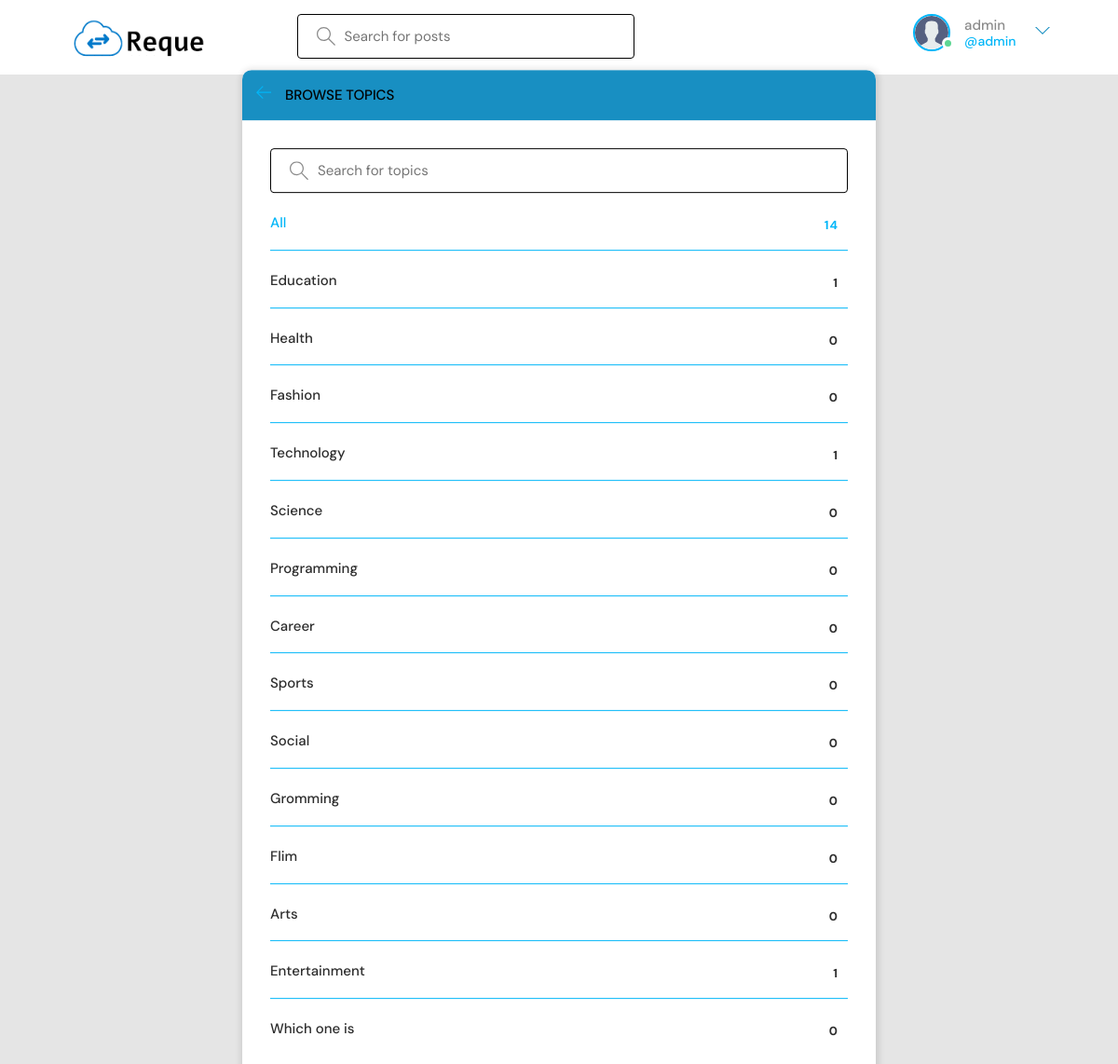
Page /topics/ (signed in) on the committed database.
### base/models.py (models this page shows, shortened)
class User(AbstractUser):
    username = models.CharField(max_length=200,unique=True, null=True)
    name = models.CharField(max_length=200, null=True)
    email = models.EmailField(unique=True, null=True)
    bio = models.TextField(null=True)
    avatar = models.ImageField(null=True, default="avatar.svg")
    USERNAME_FIELD = 'email'
    REQUIRED_FIELDS = ['username']

class Topic(models.Model):
    name = models.CharField(max_length=200)

### base/views.py (the view)
# urls.py: path('topics/', views.topicsPage, name="topics"),
def topicsPage(request):
    q = request.GET.get('q') if request.GET.get('q') != None else ''
    topics = Topic.objects.filter(name__icontains=q)
    return render(request, 'base/topics.html', {'topics': topics})

### base/templates/base/topics.html (shortened to what this page needs)
{% extends 'main.html' %}
{% block content %}
<main class="create-room layout">
  <div class="container">
    <div class="layout__box">
      <div class="layout__boxHeader">
        <div class="layout__boxTitle">
          <a href="{% url 'home' %}">
            <svg version="1.1" xmlns="http://www.w3.org/2000/svg" width="32" height="32" viewBox="0 0 32 32">
              <title>arrow-left</title>
              <path
                d="M13.723 2.286l-13.723 13.714 13.719 13.714 1.616-1.611-10.96-10.96h27.625v-2.286h-27.625l10.965-10.965-1.616-1.607z">
              </path>
            </svg>
          </a>
          <h3>Browse Topics</h3>
        </div>
      </div>
      <div class="topics-page layout__body">
        <form action="" method="GET" class="header__search">
          <label>
            <input name="q" placeholder="Search for topics" />
          </label>
        </form>
        <ul class="topics__list">
          <li>
            <a href="{% url 'topics' %}" class="active">All <span>{{topics.count}}</span></a>
          </li>
          {% for topic in topics %}
          <li>
            <a href="{% url 'home' %}?q={{topic.name}}">{{ topic.name }} <span>{{topic.room_set.all.count}}</span></a>
          </li>
          {% endfor %}
        </ul>
      </div>
    </div>
  </div>
</main>
{% endblock content %}

### templates/navbar.html (shortened to what this page needs)
{% load static %}
<header class="header header--loggedIn">
    <div class="container">
        <a href="{% url 'home' %}" class="header__logo">
            <img src="{% static 'images/logo.png' %}" />
        </a>
        <form class="header__search" method="GET" action="{% url 'home' %}">
            <label>
                <input name="q" placeholder="Search for posts" />
            </label>
        </form>
        <nav class="header__menu">
            {% if request.user.is_authenticated %}
            <div class="header__user">
                <a href="{% url 'user-profile' user.id %}">
                    <div class="avatar avatar--medium active">
                        <img src="{{request.user.avatar.url}}" />
                    </div>
                    <p>{{request.user.username}} <span>@{{request.user.username}}</span></p>
                </a>
                <button class="dropdown-button">
                    <svg version="1.1" xmlns="http://www.w3.org/2000/svg" width="32" height="32" viewBox="0 0 32 32">
                        <title>chevron-down</title>
                        <path d="M16 21l-13-13h-3l16 16 16-16h-3l-13 13z"></path>
                    </svg>
                </button>
            </div>
            {% else %}
            <a href="{% url 'login' %}">
                <img src="{% static 'images/avatar.svg' %}" />
                <p>Login</p>
            </a>
            {% endif %}
        </nav>
    </div>
</header>

### static/styles/style.css (style rules this page uses)
:root { --color-main: #00b6f8; --color-main-light: #e1f6fb; --color-dark: #ffffff; --color-dark-medium: #00b6f8; --color-dark-light: #188fc2; --color-light: #000000; --color-gray: #8b8b8b; --color-light-gray: #2d2d2d; --color-bg: #e5e5e5; --color-success: #5dd693; --color-error: #fc4b0b; }
* { font-family: "DM Sans", -apple-system, BlinkMacSystemFont, "Segoe UI", Roboto, Oxygen, Ubuntu, Cantarell, "Open Sans", "Helvetica Neue", sans-serif; margin: 0; padding: 0; box-sizing: border-box; text-rendering: optimizeLegibility; font-size: inherit; }
html { font-size: 56.25%; }
@media only screen and (min-width: 1200px) { html { font-size: 62.5%; } }
body { line-height: 1.6; font-weight: 400; font-size: 1.5rem; color: var(--color-light-gray); background-color: var(--color-bg); min-height: 100vh; }
img { width: 100%; }
a { display: inline-block; color: var(--color-main); text-decoration: none; }
.container { max-width: 120rem; width: 90%; margin: auto; }
.avatar { position: relative; display: inline-block; border-radius: 50%; border: 2px solid var(--color-main); }
.avatar img { display: block; border-radius: 50%; object-fit: cover; object-position: center; }
.avatar::after { content: ""; display: block; position: absolute; background-color: var(--color-gray); z-index: 111; border-radius: 50%; border: 0.3rem solid var(--color-dark); }
.avatar.active::after { background-color: var(--color-success); }
.avatar.avatar--medium img { width: 3.6rem; height: 3.6rem; border-radius: 50%; }
.avatar.avatar--medium:after { width: 0.7rem; height: 0.7rem; bottom: 0px; right: -6px; }
.header { padding: 1.5rem; background-color: var(--color-dark); }
.header > .container { display: flex; gap: 9.5rem; }
.header__logo, .header__user { display: flex; gap: 2rem; align-items: center; }
.header__logo > img { height: 5rem; width: 15rem; }
.header__search > label { border: 1px solid black; background-color: white; padding: 1.3rem 1rem; display: flex; align-items: center; gap: 1rem; border-radius: 4px; }
.header__search svg { fill: var(--color-gray); width: 2rem; height: 2rem; margin-left: 1rem; }
.header__search input { width: 30rem; background: transparent; border: none; outline: none; color: var(--color-light); }
.header__menu { margin-left: auto; position: relative; }
.header__menu a { display: flex; gap: 1.5rem; align-items: center; font-weight: 500; text-decoration: none; color: var(--color-gray); }
.header__menu img { height: 3.6rem; }
.header__menu p { line-height: 1.2; }
.header__menu span { color: var(--color-main); font-weight: 500; font-size: 1.4rem; display: block; }
.header__menu svg { width: 1.6rem; height: 1.6rem; fill: var(--color-dark-light); }
.dropdown-button { background: transparent; border: 0; outline: 0; cursor: pointer; }
.layout { margin-top: 2.4rem; }
.layout > .container { display: flex; justify-content: space-between; align-items: flex-start; }
.layout__box { width: 90%; max-width: 48rem; min-height: 40rem; position: absolute; top: 50%; left: 50%; transform: translate(-50%, -46%); background-color: var(--color-dark); border-radius: 1rem; box-shadow: 1px 1px 6px 3px rgba(0, 0, 0, 0.1); overflow: hidden; }
.layout__boxHeader { display: flex; padding: 1.5rem; background-color: var(--color-dark-light); }
.layout__boxTitle { display: flex; gap: 1.5rem; align-items: center; }
.layout__boxTitle h3 { text-transform: uppercase; font-weight: 500; color: var(--color-light); }
.layout__boxTitle svg { width: 1.6rem; height: 1.6rem; fill: var(--color-main); }
.layout__body { margin: 3rem; }
.topics__list { list-style: none; }
.topics__list li a { display: flex; justify-content: space-between; margin-bottom: 3rem; font-weight: 500; color: var(--color-light-gray); transition: all 0.3s ease-in-out; }
.topics__list li a.active, .topics__list li a:hover { color: var(--color-main); }
.topics__list li a span { padding: 0.5rem 1rem; background-color: var(--color-dark); border-radius: 3px; font-size: 1.3rem; font-weight: 700; letter-spacing: 1px; }
.topics-page .topics__list li:not(:last-child) a { margin: 2rem 0; padding-bottom: 1rem; text-decoration: none; border-bottom: 1px solid var(--color-dark-medium); }
.topics-page .header__search { display: block; }
.create-room.layout .layout__box { max-width: 68rem; }

### rows in the picture
User: user.avatar (placeholder picture), user.username "admin"
Topic: name "Education", room_set.all.count "1"
Topic: name "Health", room_set.all.count "0"
Topic: name "Fashion", room_set.all.count "0"
Topic: name "Technology", room_set.all.count "1"
Topic: name "Science", room_set.all.count "0"
Topic: name "Programming", room_set.all.count "0"
Topic: name "Career", room_set.all.count "0"
Topic: name "Sports", room_set.all.count "0"
Topic: name "Social", room_set.all.count "0"
Topic: name "Gromming", room_set.all.count "0"
Topic: name "Flim", room_set.all.count "0"
Topic: name "Arts", room_set.all.count "0"
Topic: name "Entertainment", room_set.all.count "1"
Topic: name "Which one is", room_set.all.count "0"

### other values in the picture
{{ topics.count }} "14"
